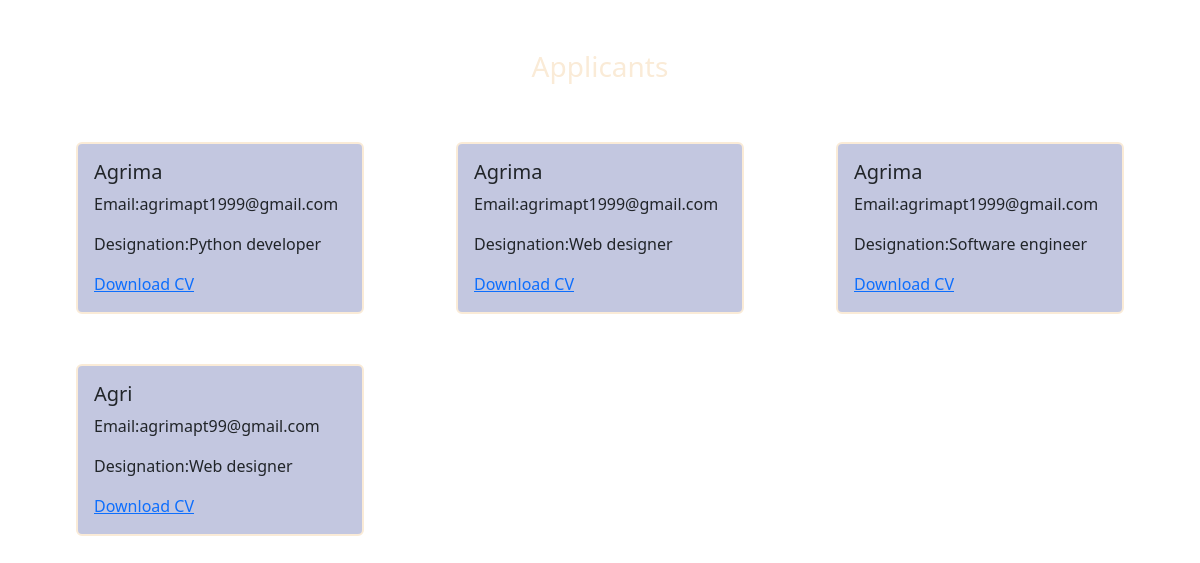
/applicant/2, run on the app's committed database.
### jobportalapp/models.py (models this page shows)
class applyjobmodel1(models.Model):
    cn=models.CharField(max_length=20)
    dsg=models.CharField(max_length=20)
    nm=models.CharField(max_length=20)
    eml=models.EmailField()
    qlfn=models.CharField(max_length=20)
    phno=models.CharField(max_length=20)
    ex=models.CharField(max_length=20,choices=ex)
    cv=models.ImageField(upload_to="jobportalapp/static")

### jobportalapp/views.py (the view)
# urls.py: path('applicant/<int:id>',applicant),
def applicant(request,id):
    obj=Companyprofile1.objects.get(id=id)
    cnm=obj.user.username
    a=applyjobmodel1.objects.filter(cn=cnm)
    return render(request,'applicant.html',{'ap':a})

### jobportalapp/templates/applicant.html (shortened to what this page needs)
<!DOCTYPE html>
<html lang="en">
<head>
    <link href="https://cdn.jsdelivr.net/npm/bootstrap@5.3.1/dist/css/bootstrap.min.css" rel="stylesheet">
    {% load static %}
</head>
<body>
    <div style="text-align: center;color: antiquewhite;padding-top: 50px;padding-bottom: 50px;">
        <h3>Applicants</h3>
    </div>
    <div class="container">
        {% block content %}
        <div class="row " >
            {% for i in ap %}
            <div class="col-4" style="margin-bottom: 50px;">
                <div class="card" style="margin:0 auto; width: 18rem;background-color: rgb(195, 199, 224);border-color: antiquewhite;border-width: 2px;">
                    <div class="card-body">
                        <h5 class="card-title">{{i.nm}}</h5>
                        <p class="card-text">Email:{{i.eml}}</p>
                        <p class="card-text">Designation:{{i.dsg}}</p>
                        <a href="{% static i.cv %}" download>Download CV</a>
                    </div>
                </div>
            </div>
            {% endfor %}
        </div>
        {% endblock %}
    </div>
</body>
</html>

### jobportalapp/templates/applicant.html (style rules this page uses)
body { background-image:url(https://d12oja0ew7x0i8.cloudfront.net/images/news/ImageForNews_58416_16463184739088911.jpg) ; background-repeat: no-repeat; background-size:cover; position: relative; }

### data on the page
applyjobmodel1: nm "Agrima", eml "agrimapt1999@gmail.com", dsg "Python developer"
applyjobmodel1: nm "Agrima", eml "agrimapt1999@gmail.com", dsg "Web designer"
applyjobmodel1: nm "Agrima", eml "agrimapt1999@gmail.com", dsg "Software engineer"
applyjobmodel1: nm "Agri", eml "agrimapt99@gmail.com", dsg "Web designer"
